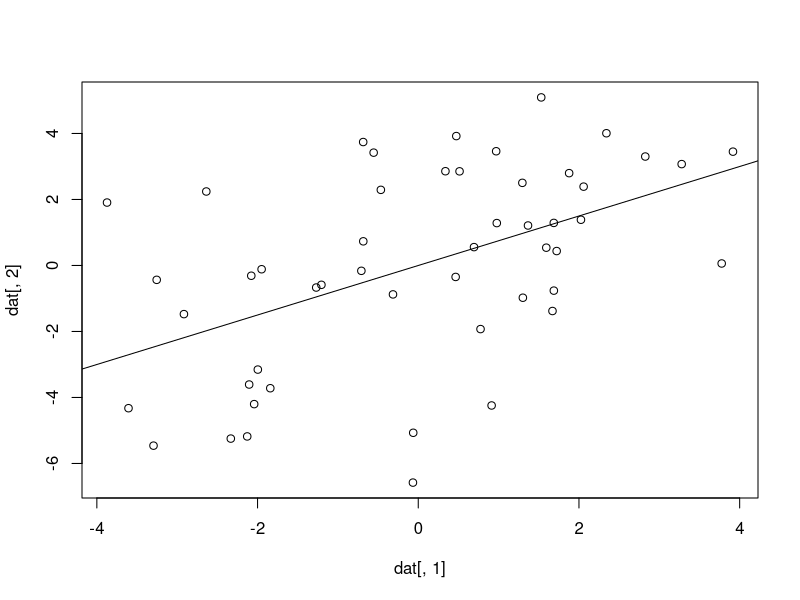
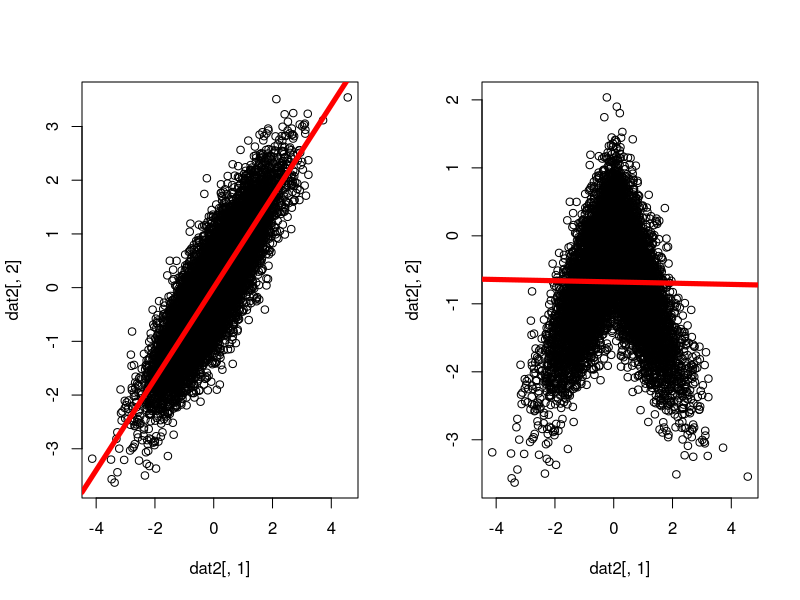
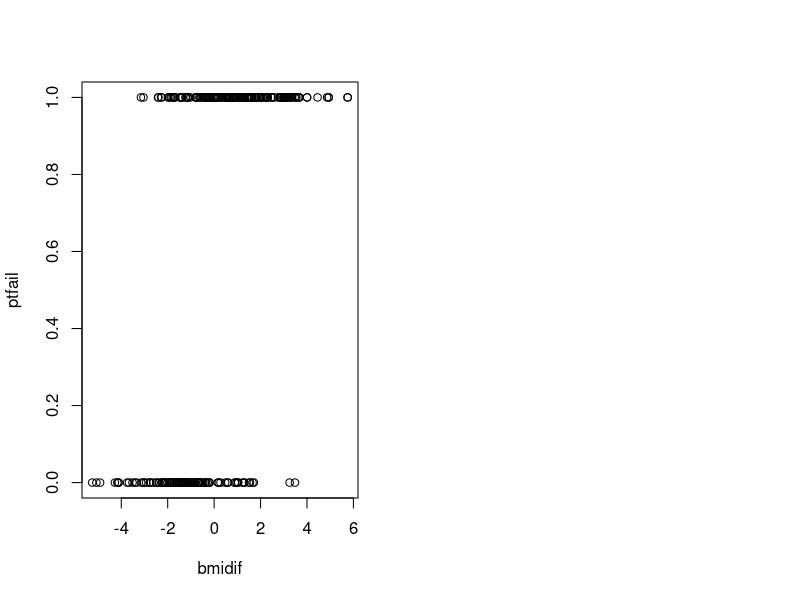
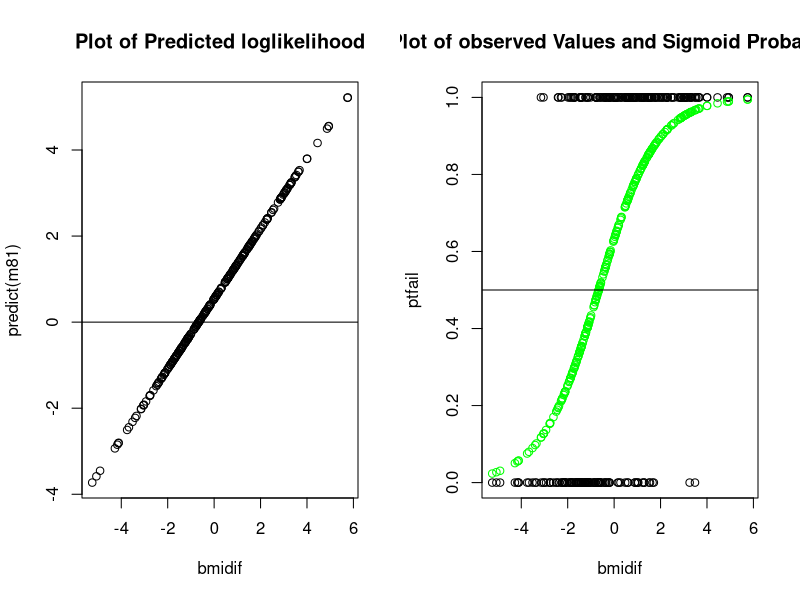

Reproduce these figures in R, in order.
#Kristine Christianson:
#     Lab: Fridays 10-11:50am
#Nate Smith
#     Lab: Fridays 12:10-2:00pm

#204a R Lab 8
#Fall 2016

#############################################

#Load R Packages

library(MASS); library(car); library(lavaan)

#NOTE: If you do not have any of these packages already installed
#use install.packages('packagename')

#############################################


#Correlation: The degree of association between two measurements

#cor(x, y)

#cov(x, y)

#cor.test(x, y,
#         alternative = c("two.sided", "less", "greater"),
#         method = c("pearson", "kendall", "spearman"),
#         conf.level = 0.95, ...)

#plot(x, y)

#---------------------------


#A correlation matrix
corm <- matrix(c(
     1, .5,
     .5,  1 ), nrow = 2, ncol = 2, byrow = TRUE)
corm
#symmetric with 1 in the diagonal


#A covariance matrix

#cor2cov(cor.mat, sd) : from lavaan

covm <- cor2cov(corm, c(2, 3))
covm
#symmetic with variances on the diagonal and
#covariances on off-diagonal

#Matrix algebra for conversion to covariance from correlation
sdm <- matrix(c(
     2, 0,
     0, 3), nrow = 2, ncol = 2, byrow = TRUE)
sdm
#a matrix with SD in the diagonal and zero in off-diagonal

sdm %*% corm %*% sdm
covm

#Matrix algebra for conversion to correlation from covariance
sdm2 <- matrix(c(
     1/2,   0,
     0  , 1/3), nrow = 2, ncol = 2, byrow = TRUE)
sdm2

sdm2 %*% covm %*% sdm2
corm

##############################

#mvrnorm(n = 1, mu, Sigma, empirical = FALSE) : From MASS

set.seed(25)
dat <- mvrnorm(50, c(0,0), covm, empirical = TRUE)
#Generating 2 variables with 50 observations from a multivariate 
#normal distribution with means both equal to 0, and covariance 
#matrix equal to covm

head(dat);tail(dat)
cor(dat)
corm

cov(dat)
covm

plot(dat[,1],dat[,2])
abline(lm(dat[,2] ~ dat[,1]))
#abline : a, b line. In other words, slope and intercept
#lm means linear model, so what is the linear model?

summary(lm(dat[,2] ~ dat[,1]))
#not very informative

#Let's get standardized coefficients
summary(lm(scale(dat[,2])[,1] ~ scale(dat[,1])[,1]))
#scale() returns a matrix of normed data
#the default is to make standard normal: N(0,1)

#let's grab what I want
coef(summary(lm(scale(dat[,2])[,1] ~ scale(dat[,1])[,1])))[2,1]
#coef() : extracts coefficients from model

cor(dat[,1], dat[,2])
#so, the standardized regression weight is the same as our
#correlation value
#this is a special condition of the bivariate regression

############################################

#Is correlation smart?

corm2 <- matrix(c(
     1,  .85,
     .85,  1 ), nrow = 2, ncol = 2, byrow = TRUE)
corm2

set.seed(25)
dat2 <- mvrnorm(10000, c(0, 0), corm2, empirical = TRUE)
cor(dat2)
par(mfrow = c(1, 2))
plot(dat2[,1],dat2[,2])
abline(lm(dat2[,2] ~ dat2[,1]), lwd = 5, col = "red")

#Let's change the relation to quadratic
dat2[which(dat2[,1] > 0),2] <- dat2[which(dat2[,1] > 0),2]*-1
plot(dat2[,1],dat2[,2])

cor(dat2)
abline(lm(dat2[,2] ~ dat2[,1]), lwd = 5, col = "red")

#########################################################
#########################################################
#########################################################


#Multiple Regression

#Data Generation

set.seed(1204)
d4m <- as.data.frame(mvrnorm(100, c(4, 3.1), 
	matrix(c(1, .05, .05, 1), nrow = 2, ncol = 2, byrow = TRUE), 
	empirical = TRUE))
colnames(d4m) <- c("lonely", "depress")
#Draw values from a multivariate normal distribution for males

d4f <- as.data.frame(mvrnorm(100, c(3.5, 2.2), 
	matrix(c(1, .23, .23, 1),nrow=2,ncol=2,byrow=TRUE), 
	empirical = TRUE))
colnames(d4f) <- c("lonely", "depress")
#Draw values from a multivariate normal distribution for females

d <- rbind(d4m, d4f)

d$lonely <- d$lonely - min(d$lonely)
d$lonely <- round(d$lonely, 2)
d$depress <- d$depress - min(d$depress)
d$depress <- round(d$depress, 2)

d$female <- rep(c(0,1), each=100)

d$substance <- unlist(lapply(1:200, function(x){
	use <- .35 + .4 * d[x, "depress"] + .2 * d[x,"depress"] * d[x,"lonely"]
	use2 <- round((100 * (exp(use) / (1 + exp(use)))), 0)
	sample(c(rep(0, (100 - use2)), rep(1, use2)), 1)
	}))


head(d)
summary(d)

##############################################


#Factorial ANOVA
m1 <- anova(lm(lonely ~ female + substance, data = d))
m1
m1r <- sum(m1[1:2, 2]) / sum(m1[1:3, 2]); m1r

#ANCOVA
m2 <- anova(lm(depress ~ substance + lonely, data = d))
m2
m2r <- sum(m2[1:2, 2])/sum(m2[1:3, 2]); m2r

#How do these differ from a multiple regression?
summary(lm(lonely ~ female + substance, data = d))
m1r

summary(lm(depress ~ substance + lonely, data = d))
m2r
	#They don't, this is all the same type of model


########################

#REGRESSION

########################

#Same form as ANOVA models

# y = B0 + B1*x1 + B2*x2 + ... Bk*xk + e

#dichotomous variables
m3 <- summary(lm(depress ~ female, data = d))
m3

	#this is the same as a t-test

m3t <- t.test(d[which(d$female == 0), "depress"],
	 d[which(d$female == 1), "depress"], var.equal=TRUE)
m3t

m30 <- mean(d[which(d$female == 0), "depress"])
m31 <- mean(d[which(d$female == 1), "depress"])
m30; m31
m31 - m30

coef(m3)


	#The relation between F and t values

anova(lm(depress ~ female, data = d))
sqrt(anova(lm(depress ~ female, data = d))[1,4])
m3t$statistic
m3t$statistic^2

#All this is to say that
# t(df)^2 = F(1, df) & sqrt(F(1, df)) = t(df)


#Interpreting simple regression - Dichotomous Predictor
m3
#Intercept refers to the value of the DV when predictor is equal to 0
     #So the intercept here is the mean value when female = 0 (i.e., for males)
#Slope is the mean difference when predictor is equal to 1
     #So the slope here is the difference between males and females


#Interpreting simple regression - Continuous Predictor
m4 <- summary(lm(depress ~ lonely, data = d))
m4
#Intercept refers to the value of the DV when predictor is equal to 0
     #Here, this is the value of depress when lonely is 0
#Slope is expected change in the DV when the predictor increases by 1 unit 
     #Here, a 1 unit increase in lonely results in a .238 unit increase in depress


#Interpretting Multiple Regression
m5 <- summary(lm(depress ~ lonely + female, data = d))
m5
#Intercept is the value of the DV when all predictors = 0
     #Here, the value of depress when lonely is 0 and female = 0 (males)
#Slope is the change in DV for a one unit change in predictor when other predictor(s) = 0
     #Here, slope of lonely refers to the change in depress for a one unit increase in lonely
     #Slope of female is the difference from males in mean depress score


#An interaction
m6 <- summary(lm(depress ~ lonely*female, data = d))
m6

#Interpretation of Regression Coefficients: Categorical*Continuous Variable Interaction
#                
#(Intercept)   : (Expected value of depress when lonely and female = 0) 
#lonely        : (Slope of the regression line when female=0, or for males)  
#female        : (Difference in the intercepts between males and females when lonely=0) 
#lonely:female : (The difference in slope between the male and female group))


m6z <- summary(lm(depress ~ lonely*female, 
	data = as.data.frame(scale(d)[,])))
m6z

	#Why do the results differ when using z-scored data?

d$inter <- d$lonely * d$female

dz <- as.data.frame(scale(d)[,])
dz$inter <- dz$lonely * dz$female

cor(d)
cor(dz)

	#Correlation between interaction terms and main terms
	#is not as strong when main terms are z-scored


#Comparing correlations
#Does the association of depression and loneliness
#differ between men and women?

m6

	#What do we think?

#Let's reconsider what this model really says

#depress = Intercept + B1*lonely + B2*female + B3*lonely*female

#Intercept = Fixed value
#Female = 0,1 => B2 and B3 are either in or out of equation

#Therefore:

#Male equation
#depress = Intercept + B1*lonely

#Female equation
#depress = (Intercept + B1) + (B2 + B3)*lonely 


#######################################################
#######################################################
#######################################################

#Logistic Regression

#Generate data

exp(0) / (1 + exp(0))
exp(1) / (1 + exp(1))
exp(-1) / (1 + exp(-1))

set.seed(12042)
bmidif<- rnorm(300, 0, 2)

ptfail <- unlist(lapply(1:300, function(r){
	temp <- .5 + .7 * bmidif[r] + rnorm(1, 0, .1)
	temp2 <- round((100 * (exp(temp) / (1 + exp(temp)))), 0)
	sample(c(rep(0, (100 - temp2)), rep(1, temp2)), 1)
	}))

##Bedrock police officers are required to pass a yearly physical test, if they fail they have two weeks
##to train and retake it before they are docked pay
##bmidif represents change in bmi score after 2 week grace period
##ptfail is whether they passed the physical test the second time around, 0=pass, 1=fail

plot(bmidif,ptfail)

m8 <- summary(glm(ptfail ~ bmidif, family = binomial(link = logit)))
m8

#Interpretation of Regression Coefficients: Logistic Regression Log-Odds
# Coefficients for logistic regression are expressed in terms of log odds               
#(Intercept)   : (Expected log odds value when bmidiff=0) 
# x            : (one unit change in bmidiff corresponds to a 0.7443 change in log odds for ptfail)  

#Exponentiate the coefficients, this helps with interpretation!

coef<-coef(m8)
intercept<-exp(coef[1,1])
slope<-exp(coef[2,1])

#Interpretation of Regression Coefficients: Logistic Regression Odds
#(Intercept)   : 1.46(Expected odds to fail when bmidiff=0) 
# bmidff       : 2.105(one unit change in bmidiff corresponds to a 2.105 increase in odds to fail) 

m81 <- glm(ptfail ~ bmidif, family = binomial(link = logit))

#Quick Plots
par(mfrow = c(1, 2))
plot(bmidif, predict(m81),
	main = "Plot of Predicted loglikelihood")
abline(h = 0)

plot(bmidif, ptfail ,
	main = "Plot of observed Values and Sigmoid Probability")
points(bmidif,
	(exp(predict(m81)) / (1 + exp(predict(m81)))),
	col = "green")
abline(h = .5)





#############################################################
#############################################################

#Fisher's Z-test (Continued from Multiple Regression Example)

mcor <- cor(d[which(d$female == 0), "lonely"],
            d[which(d$female == 0), "depress"])

fcor <- cor(d[which(d$female == 1), "lonely"],
            d[which(d$female == 1), "depress"])

mcorz <- .5 * log((1 + mcor) / (1 - mcor))
mcorz

fcorz <- .5 * log((1 + fcor) / (1 - fcor))
fcorz

zres <- (fcorz - mcorz) / sqrt((1/97) + (1/97))


#t vs. z value comparison
zres


#p-value comparison
2 * pnorm(zres, lower.tail = FALSE)

m6


#What if the difference were larger?

d4m <- as.data.frame(mvrnorm(100, c(4, 3.1), 
                             matrix(c(1, .05, .05, 1), nrow = 2, ncol = 2, byrow = TRUE), 
                             empirical = TRUE))
colnames(d4m) <- c("lonely", "depress")

d4f <- as.data.frame(mvrnorm(100, c(3.5, 2.2), 
                             matrix(c(1, .35, .35, 1),nrow = 2,ncol = 2, byrow = TRUE), 
                             empirical = TRUE))
colnames(d4f) <- c("lonely", "depress")

d2 <- rbind(d4m, d4f)
d2$female <- rep(c(0, 1), each = 100)

m7 <- summary(lm(depress ~ lonely*female, data = d2))

mcor2 <- cor(d2[which(d2$female == 0), "lonely"],
             d2[which(d2$female == 0), "depress"])

fcor2 <- cor(d2[which(d2$female == 1), "lonely"],
             d2[which(d2$female == 1), "depress"])

mcorz2 <- .5 * log((1 + mcor2) / (1 - mcor2))
mcorz2

fcorz2 <- .5 * log((1 + fcor2) / (1 - fcor2))
fcorz2

zres2 <- (fcorz2 - mcorz2) / sqrt((1/97) + (1/97))


#t vs. z value comparison
zres2


#p-value comparison
2 * pnorm(zres2, lower.tail = FALSE)
m7
